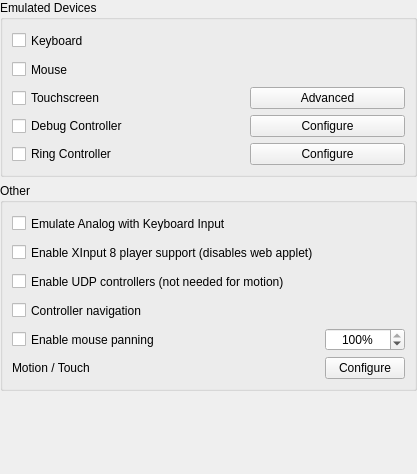
       <widget class="QWidget" name="rightInputAdvanced" native="true">
        <layout class="QVBoxLayout" name="rightLayout" stretch="1,1">
         <property name="spacing">
          <number>3</number>
         </property>
         <property name="leftMargin">
          <number>0</number>
         </property>
         <property name="topMargin">
          <number>0</number>
         </property>
         <property name="rightMargin">
          <number>0</number>
         </property>
         <property name="bottomMargin">
          <number>0</number>
         </property>
         <item>
          <widget class="QWidget" name="topRightInputAdvanced" native="true">
           <layout class="QVBoxLayout" name="verticalLayout">
            <property name="leftMargin">
             <number>0</number>
            </property>
            <property name="topMargin">
             <number>0</number>
            </property>
            <property name="rightMargin">
             <number>0</number>
            </property>
            <property name="bottomMargin">
             <number>0</number>
            </property>
            <item>
             <widget class="QGroupBox" name="emulatedDevicesGroupBox">
              <property name="title">
               <string>Emulated Devices</string>
              </property>
              <layout class="QGridLayout" name="emulatedDevicesGridLayout">
               <item row="0" column="0">
                <widget class="QCheckBox" name="keyboard_enabled">
                 <property name="minimumSize">
                  <size>
                   <width>0</width>
                   <height>23</height>
                  </size>
                 </property>
                 <property name="text">
                  <string>Keyboard</string>
                 </property>
                </widget>
               </item>
                <item row="1" column="0">
                  <widget class="QCheckBox" name="mouse_enabled">
                    <property name="minimumSize">
                      <size>
                        <width>0</width>
                        <height>23</height>
                      </size>
                    </property>
                    <property name="text">
                      <string>Mouse</string>
                    </property>
                  </widget>
                </item>
                <item row="2" column="0">
                  <widget class="QCheckBox" name="touchscreen_enabled">
                    <property name="text">
                      <string>Touchscreen</string>
                    </property>
                  </widget>
                </item>
               <item row="2" column="1">
                <spacer name="horizontalSpacer_8">
                 <property name="orientation">
                  <enum>Qt::Horizontal</enum>
                 </property>
                 <property name="sizeType">
                  <enum>QSizePolicy::Fixed</enum>
                 </property>
                 <property name="sizeHint" stdset="0">
                  <size>
                   <width>76</width>
                   <height>20</height>
                  </size>
                 </property>
                </spacer>
               </item>
                <item row="2" column="2">
                  <widget class="QPushButton" name="touchscreen_advanced">
                    <property name="text">
                      <string>Advanced</string>
                    </property>
                  </widget>
                </item>
               <item row="3" column="0">
                <widget class="QCheckBox" name="debug_enabled">
                 <property name="text">
                  <string>Debug Controller</string>
                 </property>
                </widget>
               </item>
               <item row="3" column="2">
                <widget class="QPushButton" name="debug_configure">
                 <property name="text">
                  <string>Configure</string>
                 </property>
                </widget>
               </item>
               <item row="4" column="0">
                <widget class="QCheckBox" name="enable_ring_controller">
                 <property name="text">
                  <string>Ring Controller</string>
                 </property>
                </widget>
               </item>
               <item row="4" column="2">
                <widget class="QPushButton" name="ring_controller_configure">
                 <property name="text">
                  <string>Configure</string>
                 </property>
                </widget>
               </item>
              </layout>
             </widget>
            </item>
             <item>
               <widget class="QGroupBox" name="otherGroupBox">
                 <property name="title">
                   <string>Other</string>
                 </property>
                 <layout class="QGridLayout" name="OtherGridLayout">
                   <item row="1" column="0">
                     <widget class="QCheckBox" name="emulate_analog_keyboard">
                       <property name="minimumSize">
                         <size>
                           <width>0</width>
                           <height>23</height>
                         </size>
                       </property>
                       <property name="text">
                         <string>Emulate Analog with Keyboard Input</string>
                       </property>
                     </widget>
                   </item>
                   <item row="2" column="0">
                     <widget class="QCheckBox" name="enable_raw_input">
                       <property name="toolTip">
                         <string>Requires restarting yuzu</string>
                       </property>
                       <property name="minimumSize">
                         <size>
                           <width>0</width>
                           <height>23</height>
                         </size>
                       </property>
                       <property name="text">
                         <string>Enable XInput 8 player support (disables web applet)</string>
                       </property>
                     </widget>
                   </item>
                   <item row="3" column="0">
                     <widget class="QCheckBox" name="enable_udp_controller">
                       <property name="minimumSize">
                         <size>
                           <width>0</width>
                           <height>23</height>
                         </size>
                       </property>
                       <property name="text">
                         <string>Enable UDP controllers (not needed for motion)</string>
                       </property>
                     </widget>
                   </item>
                   <item row="4" column="0">
                     <widget class="QCheckBox" name="controller_navigation">
                       <property name="minimumSize">
                         <size>
                           <width>0</width>
                           <height>23</height>
                         </size>
                       </property>
                       <property name="text">
                         <string>Controller navigation</string>
                       </property>
                     </widget>
                   </item>
                   <item row="5" column="0">
                     <widget class="QCheckBox" name="mouse_panning">
                       <property name="minimumSize">
                         <size>
                           <width>0</width>
                           <height>23</height>
                         </size>
                       </property>
                       <property name="text">
                         <string>Enable mouse panning</string>
                       </property>
                     </widget>
                   </item>
                   <item row="5" column="2">
                     <widget class="QSpinBox" name="mouse_panning_sensitivity">
                       <property name="toolTip">
                         <string>Mouse sensitivity</string>
                       </property>
                       <property name="alignment">
                         <set>Qt::AlignCenter</set>
                       </property>
                       <property name="suffix">
                         <string>%</string>
                       </property>
                       <property name="minimum">
                         <number>1</number>
                       </property>
                       <property name="maximum">
                         <number>100</number>
                       </property>
                       <property name="value">
                         <number>100</number>
                       </property>
                     </widget>
                   </item>
                   <item row="6" column="0">
                     <widget class="QLabel" name="motion_touch">
                       <property name="text">
                         <string>Motion / Touch</string>
                       </property>
                     </widget>
                   </item>
                   <item row="6" column="2">
                     <widget class="QPushButton" name="buttonMotionTouch">
                       <property name="text">
                         <string>Configure</string>
                       </property>
                     </widget>
                   </item>
                 </layout>
               </widget>
             </item>
            <item>
             <spacer name="verticalSpacer">
              <property name="orientation">
               <enum>Qt::Vertical</enum>
              </property>
              <property name="sizeHint" stdset="0">
               <size>
                <width>20</width>
                <height>40</height>
               </size>
              </property>
             </spacer>
            </item>
           </layout>
          </widget>
         </item>
         <item>
          <widget class="QWidget" name="bottomRightInputAdvanced" native="true">
           <layout class="QVBoxLayout" name="verticalLayout_2">
            <property name="leftMargin">
             <number>0</number>
            </property>
            <property name="topMargin">
             <number>0</number>
            </property>
            <property name="rightMargin">
             <number>0</number>
            </property>
            <property name="bottomMargin">
             <number>0</number>
            </property>
            <item>
             <spacer name="mainVerticalSpacer">
              <property name="orientation">
               <enum>Qt::Vertical</enum>
              </property>
              <property name="sizeHint" stdset="0">
               <size>
                <width>20</width>
                <height>40</height>
               </size>
              </property>
             </spacer>
            </item>
           </layout>
          </widget>
         </item>
        </layout>
       </widget>
